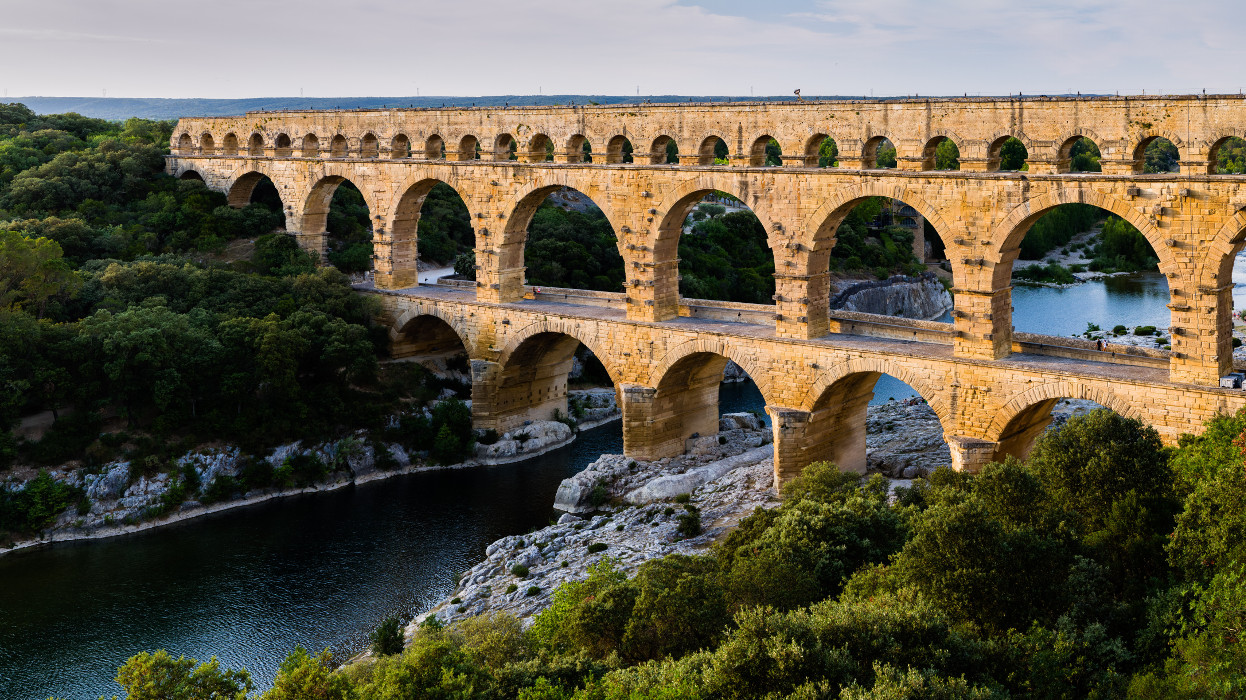
#> input picture example/stitching/s1.jpg, 1246 x 700 px
$ python assignment2.py
#> lines starting #> are read from the running program, lines starting #| are printed output that depends on the picture
import cv2
import matplotlib.pyplot as plt
import numpy as np

img0 = cv2.imread('./stitching/s1.jpg', cv2.IMREAD_COLOR)
#> img0 is the input picture: shape (700, 1246, 3); mean B, G, R 75, 92.3, 98.2
img1 = cv2.imread('./stitching/s2.jpg', cv2.IMREAD_COLOR)
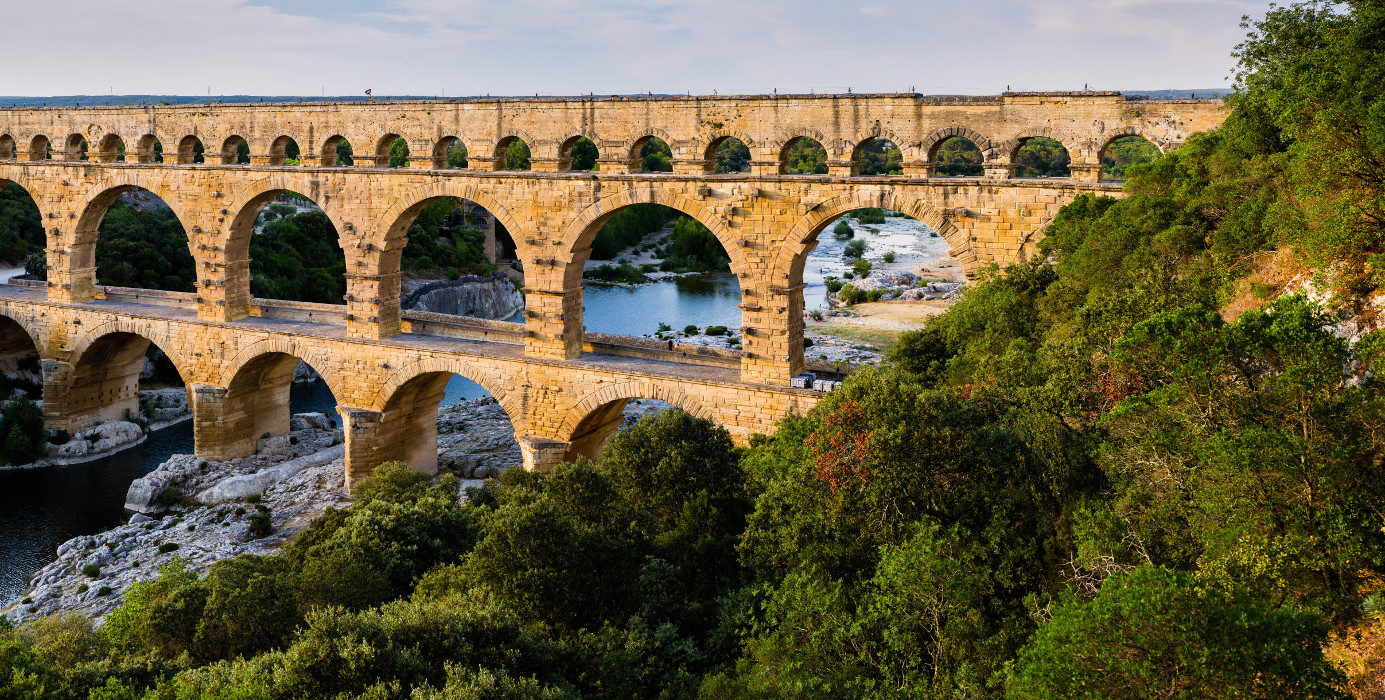
#> input picture example/stitching/s2.jpg, 1385 x 700 px
#> img1 is the input picture: shape (700, 1385, 3); mean B, G, R 67.9, 98.5, 107.7

img1 = cv2.resize(img1, (1246, 700))
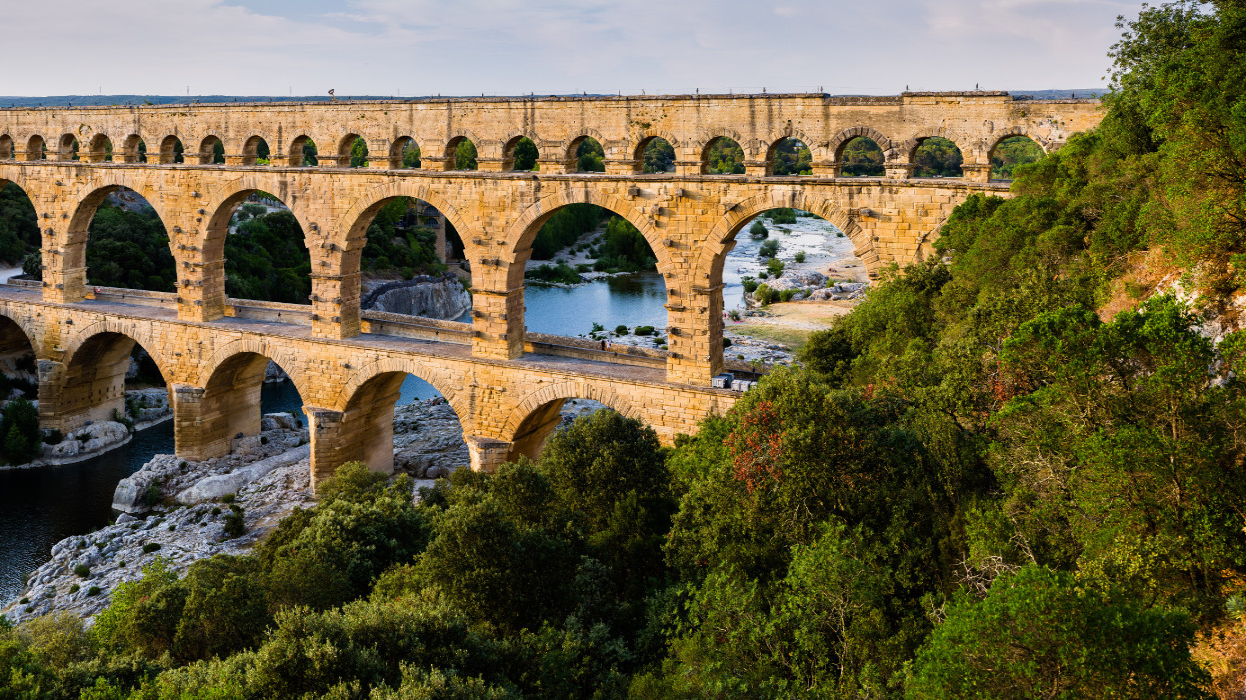
#> img1: shape (700, 1246, 3); mean B, G, R 67.9, 98.5, 107.7
imgs_list = [img0, img1]

## SIFT
detector_sift = cv2.xfeatures2d.SIFT_create(50)
show_img = np.copy(imgs_list)


keypoints0, descriptors0 = detector_sift.detectAndCompute(show_img[0], None)
#> keypoints0 = 52 keypoints; strongest (x, y, size): (285, 187, 2), (1120, 330, 7.8), (1009, 155, 25.1), (1237, 385, 5.4)
keypoints1, descriptors1 = detector_sift.detectAndCompute(show_img[1], None)
#> keypoints1 = 51 keypoints; strongest (x, y, size): (840, 235, 3.4), (621, 330, 7.4), (541, 381, 1.9), (800, 258, 6.9)

matcher_sift = cv2.BFMatcher_create(cv2.NORM_L1, crossCheck=True)
matches_sift = matcher_sift.match(descriptors0, descriptors1)
#> matches_sift = 30 matches

pts0 = np.float32([keypoints0[m.queryIdx].pt for m in matches_sift]).reshape(-1, 2)
#> pts0 = 30 pairs, first value 283.1 to 1236.9, second value 113.4 to 600.9
#> (the run stopped early here; a loop or call above may not have finished)
